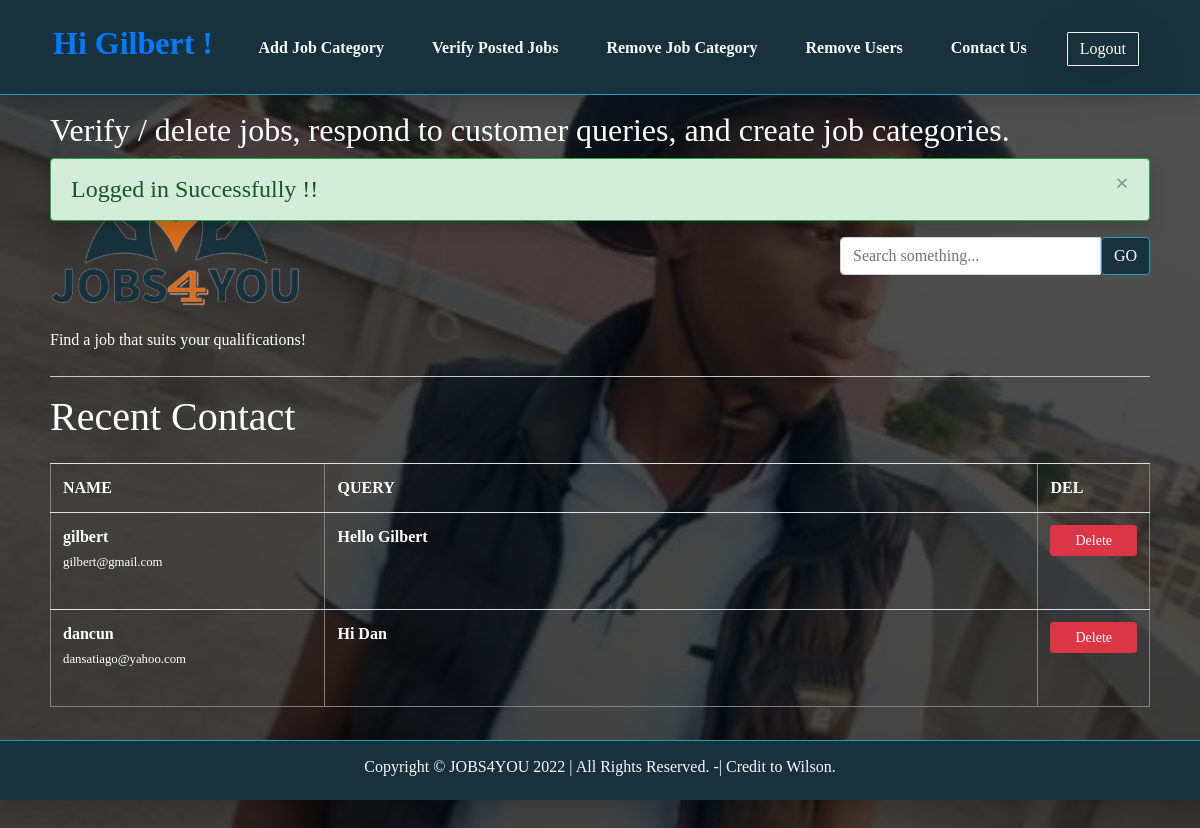
Screenshot of /admin/contact.php (signed in) with the database file from the repository.
### tables this page shows
CREATE TABLE `contact` (
  `cont_id` int(4) NOT NULL,
  `cont_fnm` varchar(30) NOT NULL,
  `cont_email` varchar(20) NOT NULL,
  `cont_query` varchar(300) NOT NULL
);

### admin/contact.php (the view, shortened to what this page needs)
<?php session_start();
include("includes/header.inc.php");
?>
<div id="header-wrapper">
	<div id="header">
		<div id="menu">
			<?php
			include("includes/menu.inc.php");
			if (isset($_SESSION['msg-success'])) {
				echo $_SESSION['msg-success'];
			}
			?>
		</div>
		<div id="search">
			<?php
			include("../search.inc.php");
			?>
		</div>
	</div>
</div>
<div id="logo">
	<?php
	include("includes/logo.inc.php");
	?>
</div>
<div id="wrapper">
	<div id="page">
		<div id="page-bgtop">
			<hr />
			<div class="post">
				<h1 class="title">Recent Contact</h1>
				<div class="entry">
					<br>
					<table border="1" width="100%" class="table">
						<tr>
							<td width="25%"><b>NAME</b>
							<td width="65%"><b>QUERY</b>
							<td width="10%"><b>DEL</b>
						</tr>
						<?php
						$link = mysqli_connect("localhost", "root", "", "jobs4you") or die("can not connect");
						$q = "select * from contact";
						$res = $link->query($q) or die("can not connect");
						while ($row = mysqli_fetch_assoc($res)) {
							echo '
						<tr>
						<td>
						' . $row['cont_fnm'] . '<br><small>' . $row['cont_email'] . '</small><br><br>
						<td>' . $row['cont_query'] . '
						<td><a href="process_delete.php?cat=' . $row['cont_id'] . '" class="btn btn-danger btn-sm px-4 py-1">Delete</a>
						</tr>
				';
						}
						?>
					</table>
				</div>
				<p class="meta"></p>
			</div>
		</div>
		<div style="clear: both;">&nbsp;</div>
	</div>
</div>
<div id="footer-bgcontent">
	<div id="footer">
		<?php
		include("includes/footer.inc.php");
		?>

### admin/style.css (style rules this page uses)
body { margin: 0px; padding: 0; background: linear-gradient(30deg, rgb(0,0,0,.76), rgba(0, 0, 0, 0.678)), url("images/wlsn.jpeg"); background-position-x: 50%; background-position-y: 30%; background-repeat: no-repeat; background-attachment: fixed; background-size: cover; font-family: "Alegreya"!important; font-size: 12px; color: #0e4456; }
td { color: #fff; }
hr { background-color: #dfdfdf !important; height: 1px; }
h1, h2, h3 { color: #444; }
a { color: #0e4456; }
#wrapper { margin: 0px; padding: 30px 0px 0px 0px; }
#header-wrapper { margin: 0px; padding: 0px; }
#header { width: 1100px; height: 60px; margin: 0 auto; }
#search { float: right; width: 310px; }
#page { width: 1100px; margin: 0 auto; padding: 0px; }
#logo { width: 1100px; height: 175px; margin: 0 auto; }
.post { margin-bottom: 45px; }
.post .title { height: 30px; color: #fff; }
.post .meta { margin-left: 2px; padding: 15px 0px 0px; color: #333; font-style: italic; text-transform: lowercase; }
#page { position: relative !important; margin-bottom: 30px; }
::marker { color:#fff; }
#footer { padding: 20px 0; text-align: center; position: fixed; top: 90vh; bottom: 0vh; right: 0; left: 0; }

### rows the page displays
contact: cont_fnm "gilbert", cont_email "gilbert@gmail.com", cont_query "Hello Gilbert"
contact: cont_fnm "dancun", cont_email "dansatiago@yahoo.com", cont_query "Hi Dan"

### other values shown
$_SESSION['fnm'] "Gilbert"
$_SESSION['msg-success'] "× Logged in Successfully !!"
